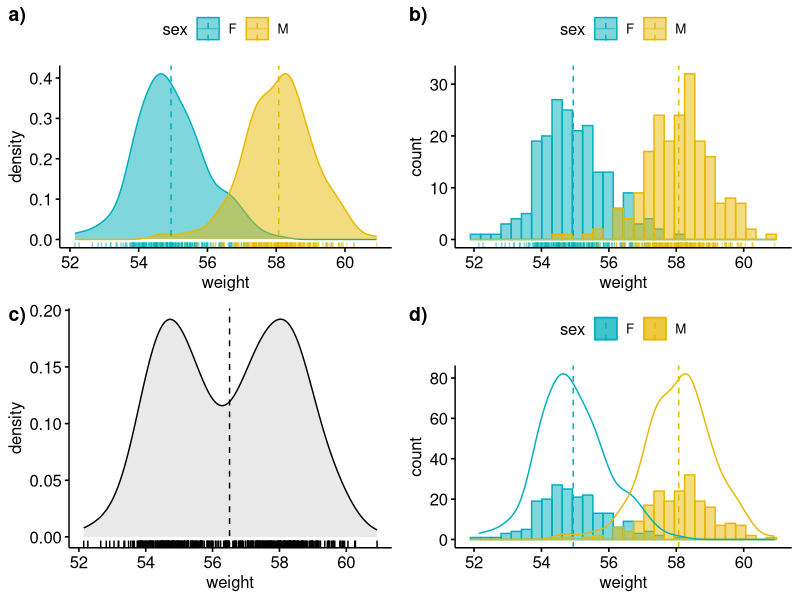

Write the R code that produced this figure.
## ---- chunk 1
knitr::opts_chunk$set(
  echo = FALSE,
  include = FALSE,
  message = TRUE,
  warning = TRUE
)
## ---- chunk 2
library(tidyverse)
library(ggpubr)
## ---- chunk 3
# 예제 데이터 만들기
set.seed(1234)
df <- tibble(
   sex = factor(rep(c("F", "M"), each = 200)),
   weight = c(rnorm(200, 55), rnorm(200, 58)))
df
## ---- chunk 4
p1 <- ggdensity(
  data = df, x = "weight",
  add = "mean", rug = TRUE,
  color = "sex", fill = "sex",
  palette = c("#00AFBB", "#E7B800")
)

p2 <- gghistogram(
  data = df, x = "weight",
  add = "mean", rug = TRUE,
  color = "sex", fill = "sex",
  palette = c("#00AFBB", "#E7B800")
)

p3 <- ggdensity(
  data = df, x = "weight",
  add = "mean", rug = TRUE,
  fill = "lightgray"
)

p4 <- gghistogram(
  data = df, x = "weight",
  add = "mean",
  color = "sex",
  fill = "sex",
  palette = c("#00AFBB", "#E7B800"),
  add_density = TRUE
)

ggarrange(
  p1, p2, p3, p4, 
  labels = c("a)", "b)", "c)", "d)"), 
  ncol = 2, nrow = 2)
